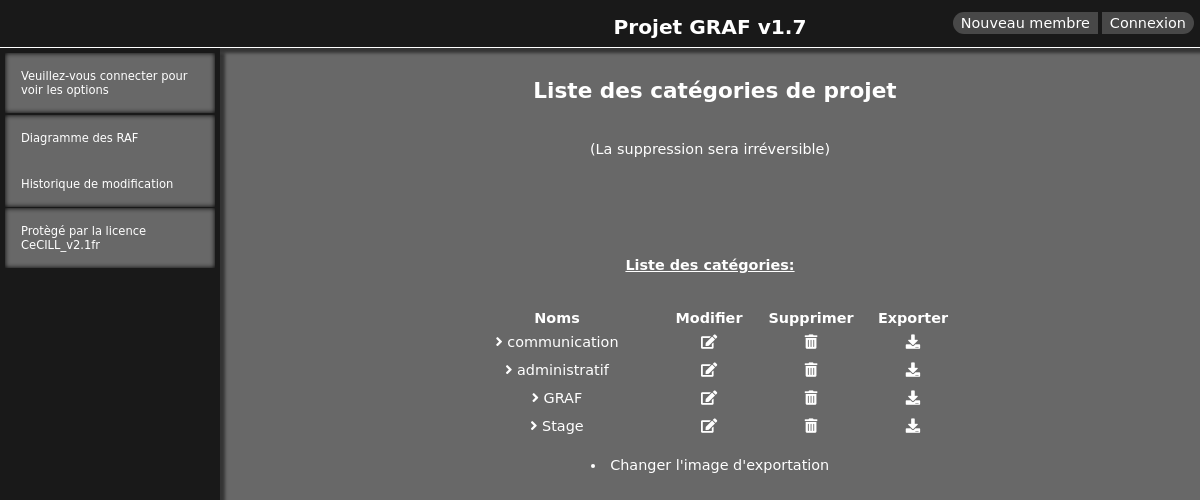
/managment/req-includeInProj.php, run on an earlier commit of the app's database.
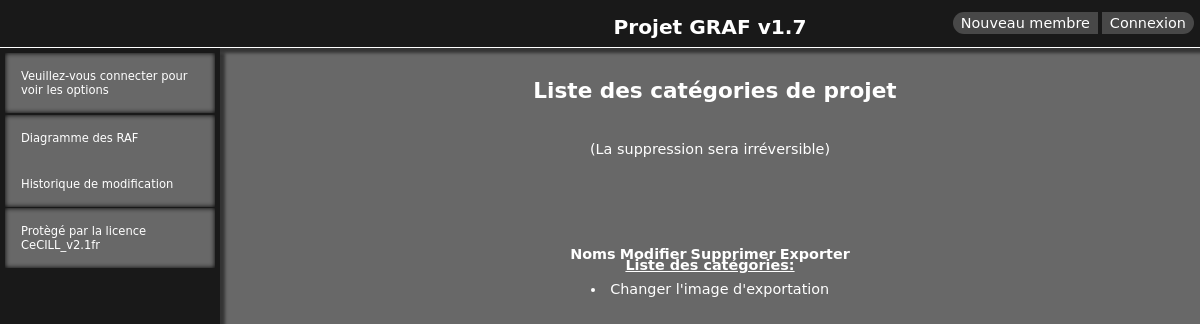
And on a later commit of the database.
### tables this page shows
CREATE TABLE `includeInProjects` (
  `id` int(11) NOT NULL AUTO_INCREMENT,
  `name` varchar(255) NOT NULL,
  `color` varchar(7) NOT NULL,
  PRIMARY KEY (`id`)
);

### managment/req-includeInProj.php (the view, shortened to what this page needs)
<!doctype html>
<html lang="fr">
<head>
    <link rel="stylesheet" href="../css/style.css">
    <link rel="stylesheet" href="https://pro.fontawesome.com/releases/v5.10.0/css/all.css"
/>
    <link rel="stylesheet" type="text/css" href="../jquery-ui/jquery-ui.css" media="screen"/>
</head>
<body>
<?php
require '../navigation/top-left-nav.php';
require '../sql/config.php';
$reqDelIncl = $dbh->prepare("SELECT * FROM includeInProjects");
$reqDelIncl->execute();
?>
<main>
    <div class="index_col_center">
        <h2>Liste des catégories de projet</h2>
        <p>(La suppression sera irréversible)</p>
        <div class="del-managment">
            <h4> Liste des catégories: </h4>
            <?php
            echo '<table class="table-managment">'; ?>
            <th>Noms</th>
            <th>Modifier</th>
            <th>Supprimer</th>
            <th>Exporter</th>
            <?php
            while ($delIncl = $reqDelIncl->fetch()) {
                if ($delIncl['name'] != "aucune") {
                    $includeId = $delIncl['id'];
                    echo "<tr>";
                    ?>
                    <td class="td_name">
                        <i class="fas fa-angle-right"></i> <?php echo ' ' . $delIncl['name'] ?>
                    </td>
                    <td>
                        <a href="edit-includeInprojet.php?id=<?php echo $includeId; ?>">
                            <i class="fas fa-edit"></i>
                        </a>
                    </td>
                    <td>
                        <a class="confirmModal"  href="del-includeIn.php?id=<?php echo $includeId; ?>">
                            <i class="fas fa-trash-alt"></i>
                        </a>
                    </td>
                    <td>
                    <a href="./export/export-includeInprojet.php?id=<?php echo $includeId; ?>" target="_blank">
                            <i class="fas fa-download"></i>
                        </a>
                    </td>
                    <br>
                    <?php
                    echo "</tr>";
                }
            }
            echo "</table>"; ?>
            <li><a href="../transfert/import.php">Changer l'image d'exportation</a></li>
        </div>
    </div>
</main>
</body>
</html>

What changed in the data, as far as the page shows it:
removed includeinprojects: name "communication"
removed includeinprojects: name "administratif"
removed includeinprojects: name "GRAF"
removed includeinprojects: name "Stage"
